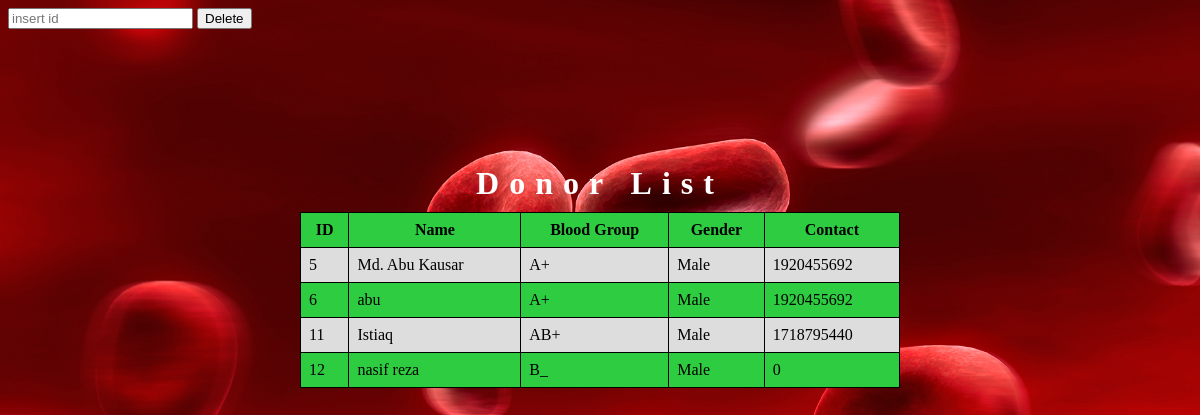
The page /BBMS/AdminPanel/donor.php on the database its author committed.
### tables this page shows
CREATE TABLE `donor` (
  `name` varchar(50) NOT NULL,
  `blood_group` varchar(15) NOT NULL,
  `last_donation_date` date NOT NULL,
  `gender` varchar(10) NOT NULL,
  `contact_no` int(15) NOT NULL,
  `weight` varchar(10) NOT NULL,
  `date_of_birth` date NOT NULL,
  `living_district` varchar(30) NOT NULL,
  `email` varchar(50) NOT NULL,
  `id` int(10) UNSIGNED NOT NULL
);

### BBMS/AdminPanel/donor.php (the view, shortened to what this page needs)
<?php
  include 'config.php';
 ?>
 <!DOCTYPE html>
 <html>
   <head>
   </head>
   <body>
     <form class="" action="delete.php" method="post">
       <input type="number" name="delete-id" value="" placeholder="insert id">
       <input type="submit" name="" value="Delete">
     </form>
     <div class="maincontent">
 			<br><br/>
 			<table>
 				<br><br><br>
 				<caption><strong>Donor List</strong></caption>
        <th>ID</th>
 				<th>Name</th>
 				<th>Blood Group</th>
 				<th>Gender</th>
 				<th>Contact</th>
 				<?php
 					$sql = "SELECT * FROM donor";
 					$result = $conn->query($sql);
 					if ($result==true) {
 						while($row = $result->fetch_assoc()) {
 							echo "<tr>";
                echo "<td>".$row['id']."</td>";
 								echo "<td>".$row['name']."</td>";
 								echo "<td>".$row['blood_group']."</td>";
 								echo "<td>".$row['gender']."</td>";
 								echo "<td>".$row['contact_no']."</td>";
 							echo "</tr>";
 							}
 					} else {
 						echo ("<h1>List empty!</h1>");
 					}
 				?>
 			</table>
 			<br />
 			<br />
 			<br />
 			<br />
 		</div>
   </body>
 </html>

### BBMS/AdminPanel/donor.php (style rules this page uses)
body { background-image:url(images/image1.jpg); background-size:cover; }
caption { color:white; text-align: center; margin-bottom: 5px; font-size: 200%; padding: 5px; letter-spacing: 10px; font-weight: bold; }
table { position:absolute; top:20%; left:25%; border-collapse: collapse; width: 50%; }
th, td { border: 1px solid black; padding: 8px; }
tr:nth-child(even) { background-color: #dddddd; }
tr:nth-child(odd) { background-color: #2ECC40; }

### rows shown on the page
donor: id "5", name "Md. Abu Kausar", blood_group "A+", gender "Male", contact_no "1920455692"
donor: id "6", name "abu", blood_group "A+", gender "Male", contact_no "1920455692"
donor: id "11", name "Istiaq", blood_group "AB+", gender "Male", contact_no "1718795440"
donor: id "12", name "nasif reza", blood_group "B_", gender "Male", contact_no "0"
